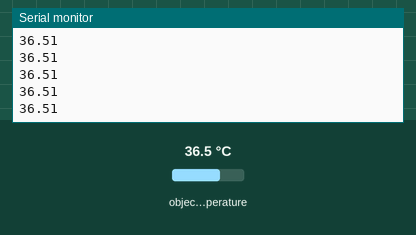
Simulated run of this sketch. Board: Arduino Uno, built with avr-gcc and run on an emulated ATmega328P. On the bench: the last lines printed to the serial monitor. The inputs (shaded band) are chosen by the test bench; at power-on: object temperature 36.5 °C.

Above: at 1.2 s.
1.3 s: object temperature set to 20 °C
At 1.32 s:
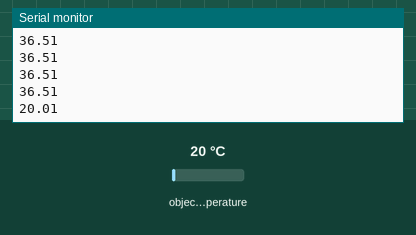
2.8 s: object temperature set to 26 °C
At 2.82 s:
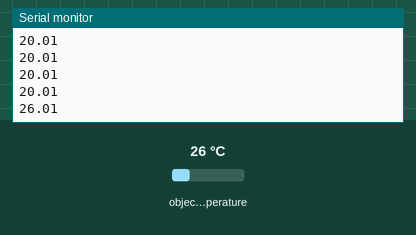
Timing chart, 0 to 5.8 s (numbered marks = the images above; inputs shaded):
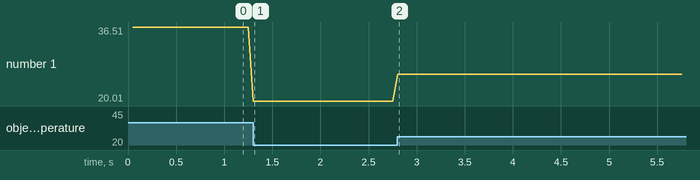

Measured:
- after the input at 1.3 s, the serial monitor: prints a new line at once (image 1)
- after the input at 2.8 s, the serial monitor: prints a new line at once (image 2)
- plotted number 1: 36.51 → 20.01 after the input at 1.3 s, 20.01 → 26.01 after the input at 2.8 s

The sketch:

arduino.ino
```cpp
#include <Arduino.h>
#include <Wire.h>
#include <Adafruit_MLX90614.h>

// Instância do sensor IR
Adafruit_MLX90614 mlx = Adafruit_MLX90614();

// Controle de tempo
unsigned long ultimaLeituraObj = 0;
const unsigned long intervaloIR = 50;      // 50 ms

void setup() {
  // Inicializa a comunicação UART (pinos 0 e 1)
  Serial.begin(115200);

  // Inicializa o sensor de temperatura IR
  mlx.begin();
}

void loop() {
  unsigned long agora = millis();

  // Leitura do IR a cada 50ms
  if (agora - ultimaLeituraObj >= intervaloIR) {
    ultimaLeituraObj = agora;

    // Lê a temperatura do sensor IR
    float tempIR = mlx.readObjectTempC();

    // Se a leitura for válida, envia via UART
    if (!isnan(tempIR)) {
      String tempStr = String(tempIR, 2);  // Convertendo para string com 2 casas decimais
      Serial.print(tempStr);  // Envia a temperatura para o ESP
      Serial.write('\n');     // Adiciona uma nova linha para separar as leituras
    }
  }
}
```
